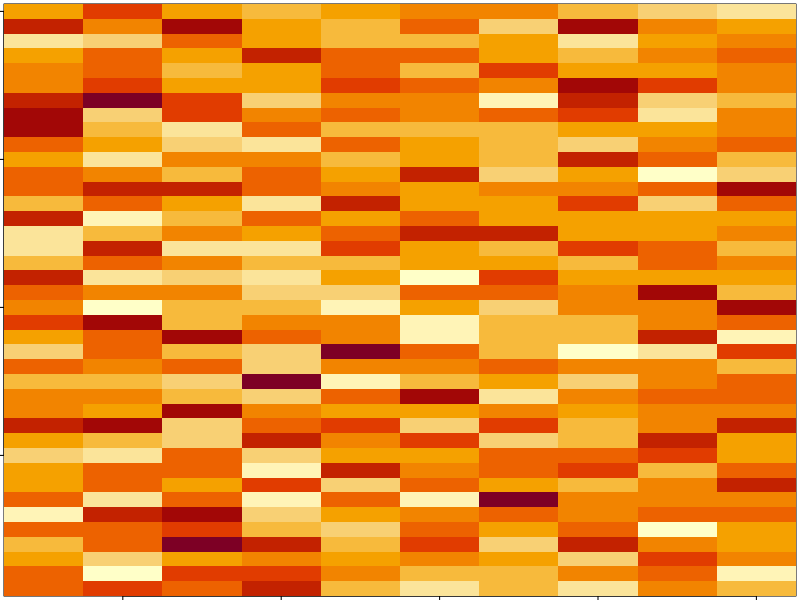
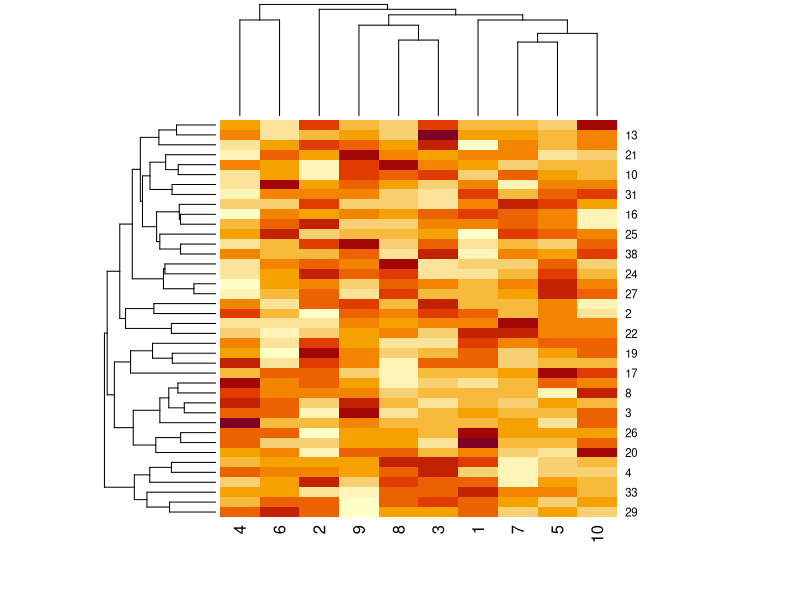
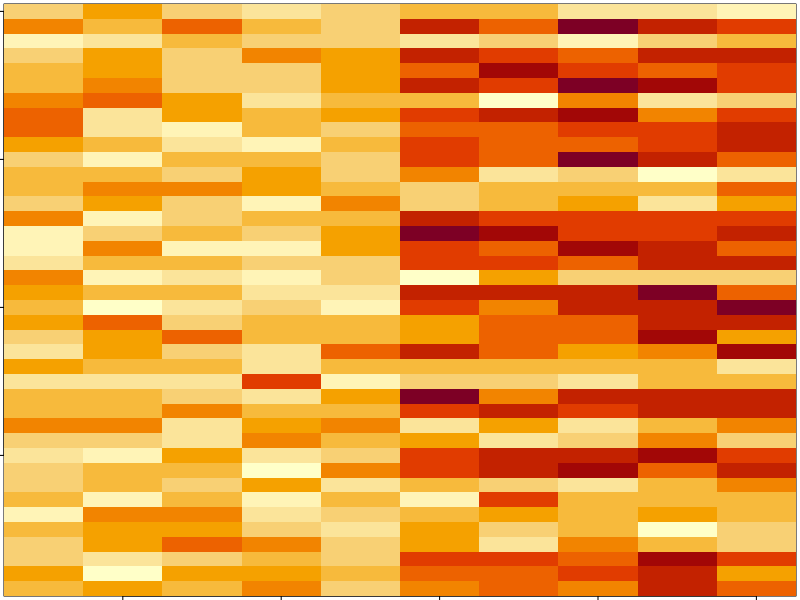
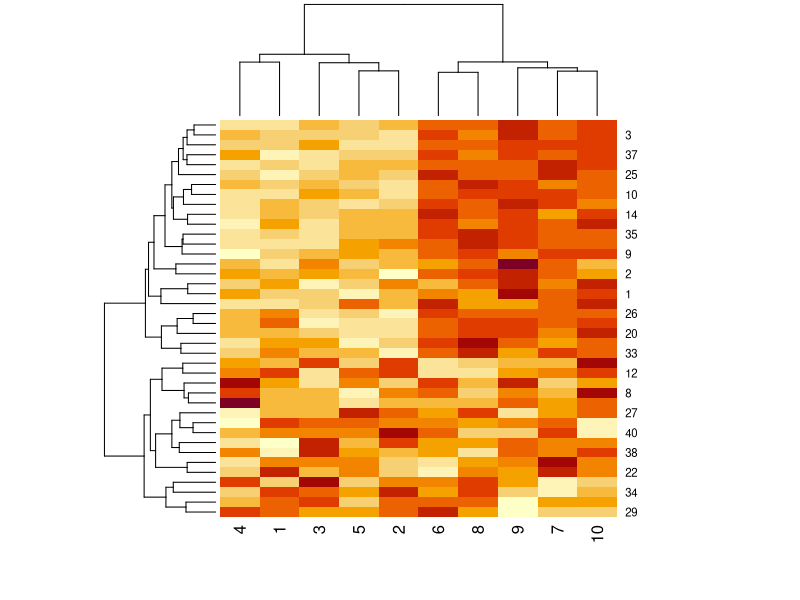
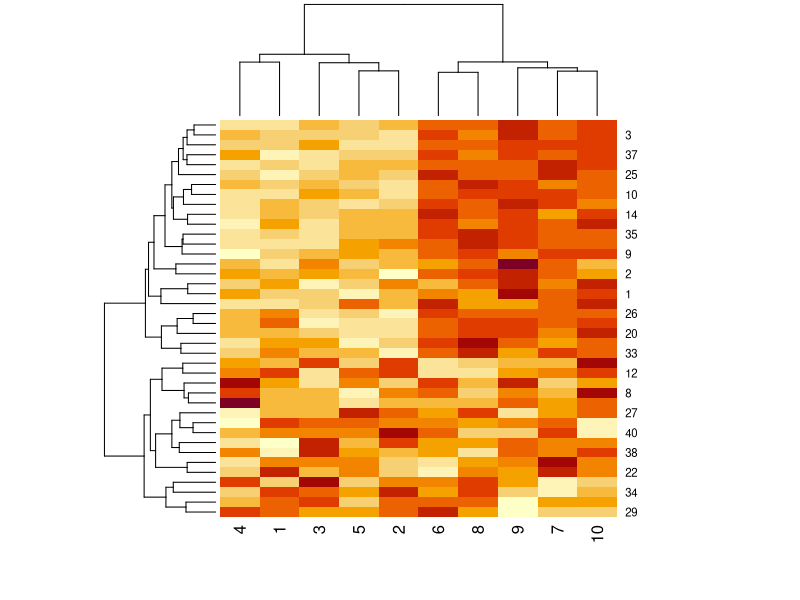
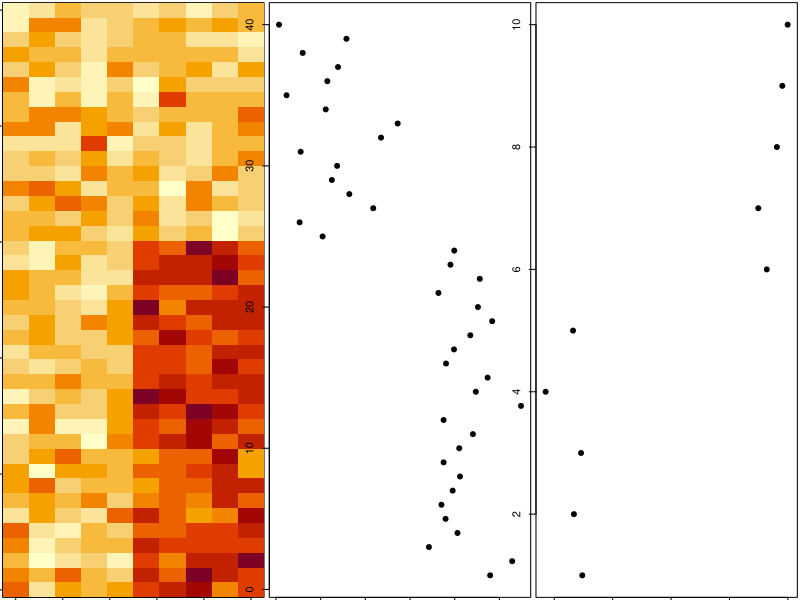

These figures' R source, in order:
# Data analysis lab 3

# Hazel Dellario
# 2024/02/13

# Exercise 1

library("tidyverse")

# Exercise 1 -------------------------------------------------------

set.seed(12345)
help(par)


par(mar = rep(0.2, 4))

data_Matrix = matrix(rnorm(400), nrow = 40)
image(1:10, 1:40, t(data_Matrix[1:nrow(data_Matrix), ]))

heatmap(data_Matrix)



set.seed(678910) 
for(i in 1:40){  
  # flipping a coin and getting the data  
  coin_Flip <- rbinom(1, size = 1, prob = 0.5)  
  # if the coin is "Heads", add a common pattern to that row,  
  if(coin_Flip) {    
    data_Matrix[i, ] <- data_Matrix[i, ] + rep(c(0,3), each =5)
  } 
}

par(mar = rep(0.2, 4))

image(1:10, 1:40, t(data_Matrix[1:nrow(data_Matrix), ]))
heatmap(data_Matrix)

par(mar = rep(0.2, 4))
heatmap(data_Matrix)


hh <- hclust(dist(data_Matrix))
data_Matrix_Ordered = data_Matrix[hh$order, ]
par(mfrow = c(1, 3))
image(t(data_Matrix_Ordered)[ , 1:nrow(data_Matrix_Ordered)])
plot(rowMeans(data_Matrix_Ordered), 1:40, xlab = "The Row Mean", ylab = "Row", pch = 19)
plot(colMeans(data_Matrix_Ordered), 1:10, xlab = "The Column Mean", ylab = "Column", pch = 19)

# Exercise 2 ---------------------------------------------------

setwd("C:\\Users\\hazeldellario\\Documents\\GitHub\\DataAnalyticsSpring2024_HazelDellario\\Lab 3")